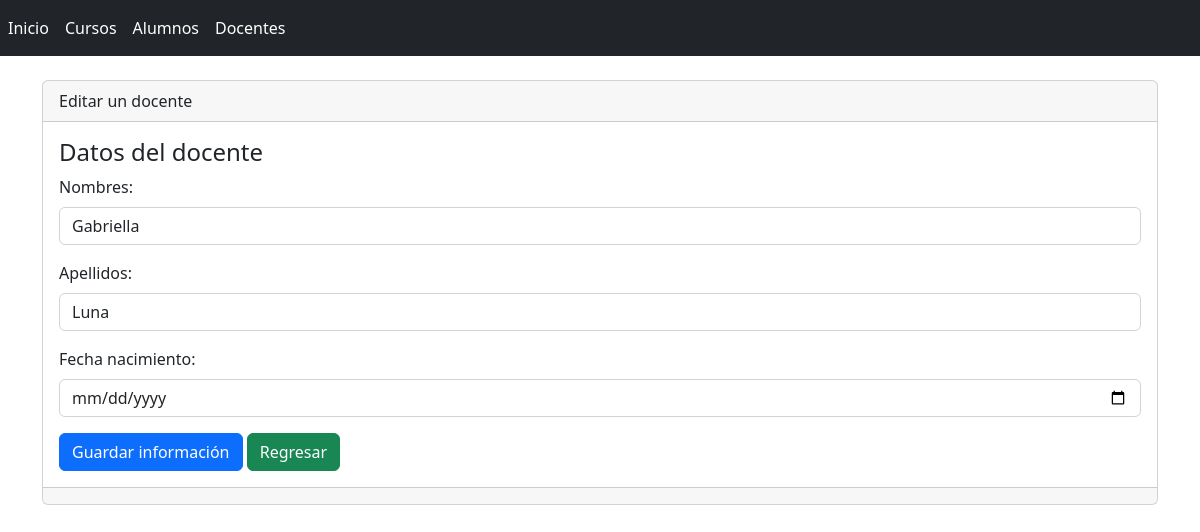
The app's page /docentes/editar/2, older data.
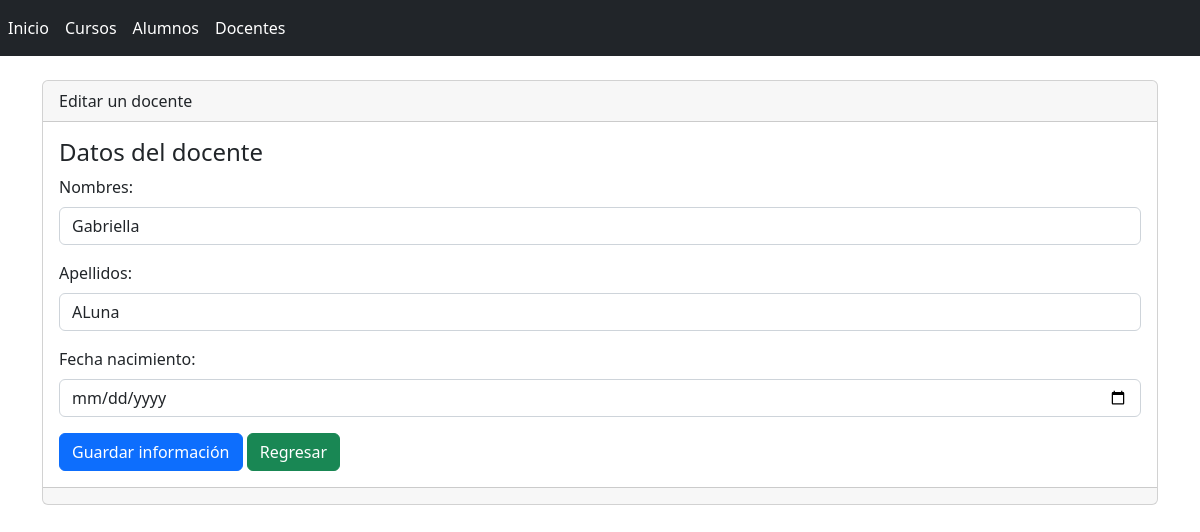
The same page, newer data.
### docente/models.py (models this page shows, shortened)
class Docente(models.Model):
    id = models.AutoField(primary_key=True)#id auto_increment
    nombres= models.CharField(max_length=255,verbose_name="Nombres")#campo de texto
    apellidos= models.TextField(null=False,verbose_name="Apellidos")
    fecha_nacimiento=models.DateField(null=True,verbose_name="Fecha nacimiento")
    class Meta:
        verbose_name='Docente'
        verbose_name_plural='Docentes'
        db_table='tbl_docentes'
        ordering=['apellidos','-nombres']

### docente/views.py (the view)
# urls.py: path('docentes/editar/<int:id>',views.editar,name='editarDocente'),
def editar(request,id):
    curso=Docente.objects.get(id=id)
    formulario= DocenteForm(request.POST or None, request.FILES or None,instance=curso)
    if (formulario.is_valid() and request.POST):
        formulario.save()
        return redirect('docentes')
    return render(request, 'docentes/editar.html',{'formulario': formulario})

### docente/forms.py
class DocenteForm(forms.ModelForm):
    class Meta:
        model = Docente
        fields ='__all__'
        widgets = {'fecha_nacimiento': DateInput(), }

### docente/templates/docentes/editar.html (shortened to what this page needs)
{% extends "base.html" %}
{% block contenido %}
<div class="card">
    <div class="card-header">
        Editar un docente
    </div>
    <div class="card-body">
        <h4 class="card-title">Datos del docente</h4>
        {% include 'docentes/form.html' %}
    </div>
    <div class="card-footer text-muted">
    </div>
</div>
{% endblock %}

### docente/templates/docentes/form.html (shortened to what this page needs)
<form enctype="multipart/form-data" method="post">
  {% for campo in formulario %}
    <div class="mb-3">
      <label for="" class="form-label">{{ campo.label }}:</label>
      <input
      type="{{ campo.field.widget.input_type }}"
      class="form-control"
      name="{{ campo.name }}"
      id="{{ campo.name }}"
      aria-describedby="helpId"
      placeholder="Ingrese {{ campo.label }}"
      value="{{ campo.value | default:'' }}">
    </div>
  {% endfor %}
  <input name="" id="" class="btn btn-primary" type="submit" value="Guardar información">
  <a name="" id="" class="btn btn-success" href="{% url 'docentes' %}" role="button">Regresar</a>
</form>

Row changes from the older to the newer data that the page shows:
changed Docente "Gabriella": apellidos "Luna" → "ALuna"
